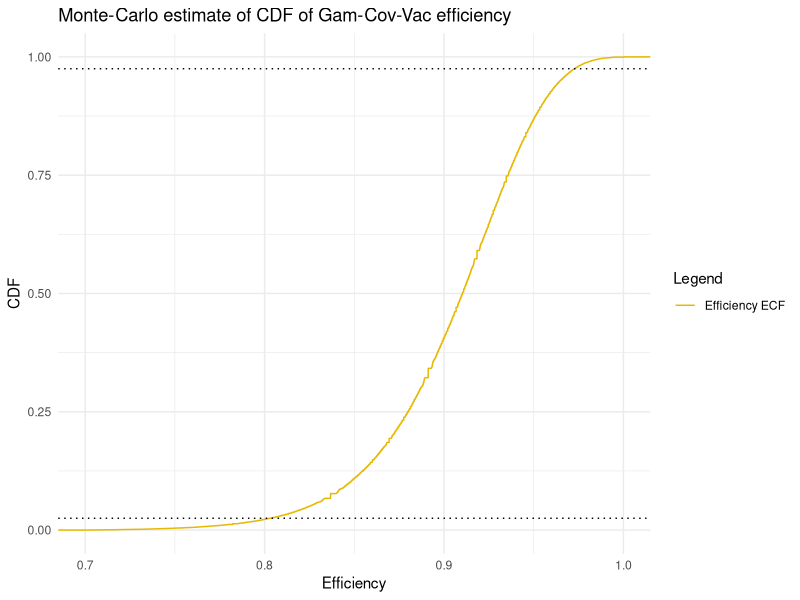

R code for this plot:
m1 <- 13
n1 <- 14094
m2 <- 47
n2 <- 4601
p1 <- m1/n1
p2 <- m2/n2
eff1 <- 1-p1/p2
cat( "Efficiency:", eff1, " Rounded:", sprintf("%.1f", 100*eff1))

test1 <- rbinom(10000,n1, p1)
test2 <- rbinom(10000,n2, p2)
cat( "Sim. means 1,2 (model1): ", mean(test1)/n1, "  ", mean(test2)/n2)

test_eff <- 1- (test1/n1)/(test2/n2)
cat( "Sim. efficiency mean (model1)", sprintf("%.1f", 100*mean(test_eff)))

alf1 <- 0.05
cat( "95%CI  (model1)", sprintf("%.1f", 100*quantile( test_eff, c(alf1/2, 1-alf1/2))))


##Размывание, учитывающее точность определения вероятностей, 
##в нулевом приближении для распреления частот принимаем нормальное распределение
sd1 <- sqrt(p1*n1)/n1
sd2 <- sqrt(p2*n2)/n2

testp1 <- rnorm(1000, p1, sd1)
testp2 <- rnorm(1000, p2, sd2)
test1a <- unlist( lapply( testp1, function(x){ rbinom(100,n1, x)}))
test2a <- unlist( lapply( testp2, function(x){ rbinom(100,n2, x)}))
cat( "Sim. means 1,2  (model2):",  mean(test1a)/n1, " ", mean(test2a)/n2)

test_eff2 <- 1- (test1a/n1)/(test2a/n2)
cat( "Sim. efficiency mean (model2)", sprintf("%.1f", 100*mean(test_eff2)))
cat( "95%CI (model2)", sprintf("%.1f", 100*quantile( test_eff2, c(alf1/2, 1-alf1/2))))

library(ggplot2)
ggplot( data.frame( eff2=test_eff2), aes(x=eff2))+
  stat_ecdf(aes(x=eff2, color="Efficiency ECF"))+
  theme_minimal() +
  xlim(0.7,1)+ scale_color_manual(values = c("#E7B800")) +
  ggtitle("Monte-Carlo estimate of CDF of Gam-Cov-Vac efficiency") + 
  xlab("Efficiency") +
  ylab( "CDF") + labs(color="Legend") +
  geom_hline(yintercept = alf1/2, linetype= "dotted") +
  geom_hline(yintercept = 1-alf1/2, linetype= "dotted")
  
